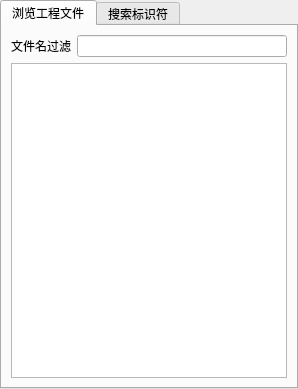
<?xml version="1.0" encoding="UTF-8"?>
<ui version="4.0">
 <class>LeftIndexWidget</class>
 <widget class="QWidget" name="LeftIndexWidget">
  <property name="geometry">
   <rect>
    <x>0</x>
    <y>0</y>
    <width>298</width>
    <height>389</height>
   </rect>
  </property>
  <property name="windowTitle">
   <string>Form</string>
  </property>
  <layout class="QVBoxLayout" name="verticalLayout_3">
   <property name="margin">
    <number>0</number>
   </property>
   <item>
    <widget class="QTabWidget" name="tabWidget_2">
     <property name="currentIndex">
      <number>0</number>
     </property>
     <widget class="QWidget" name="tab_2">
      <attribute name="title">
       <string>浏览工程文件</string>
      </attribute>
      <layout class="QVBoxLayout" name="verticalLayout_2">
       <item>
        <layout class="QHBoxLayout" name="horizontalLayout">
         <item>
          <widget class="QLabel" name="label">
           <property name="text">
            <string>文件名过滤</string>
           </property>
          </widget>
         </item>
         <item>
          <widget class="QLineEdit" name="lineEdit_fileFilter">
           <property name="inputMask">
            <string/>
           </property>
           <property name="text">
            <string/>
           </property>
          </widget>
         </item>
        </layout>
       </item>
       <item>
        <widget class="QTreeWidget" name="treeWidget">
         <property name="editTriggers">
          <set>QAbstractItemView::NoEditTriggers</set>
         </property>
         <property name="columnCount">
          <number>1</number>
         </property>
         <attribute name="headerVisible">
          <bool>false</bool>
         </attribute>
         <attribute name="headerCascadingSectionResizes">
          <bool>false</bool>
         </attribute>
         <attribute name="headerStretchLastSection">
          <bool>true</bool>
         </attribute>
         <column>
          <property name="text">
           <string notr="true">1</string>
          </property>
         </column>
        </widget>
       </item>
      </layout>
     </widget>
     <widget class="QWidget" name="tab_3">
      <attribute name="title">
       <string>搜索标识符</string>
      </attribute>
      <layout class="QVBoxLayout" name="verticalLayout_11">
       <item>
        <widget class="QGroupBox" name="groupBox_2">
         <property name="title">
          <string>搜索选项</string>
         </property>
         <layout class="QVBoxLayout" name="verticalLayout">
          <item>
           <widget class="QRadioButton" name="radioButton">
            <property name="text">
             <string>函数名</string>
            </property>
            <property name="checked">
             <bool>true</bool>
            </property>
           </widget>
          </item>
          <item>
           <widget class="QRadioButton" name="radioButton_2">
            <property name="text">
             <string>类名&amp;&amp;结构名</string>
            </property>
           </widget>
          </item>
          <item>
           <widget class="QRadioButton" name="radioButton_3">
            <property name="text">
             <string>普通标识符</string>
            </property>
           </widget>
          </item>
         </layout>
        </widget>
       </item>
       <item>
        <layout class="QHBoxLayout" name="horizontalLayout_3">
         <item>
          <widget class="QLineEdit" name="lineEdit">
           <property name="font">
            <font>
             <pointsize>10</pointsize>
            </font>
           </property>
          </widget>
         </item>
         <item>
          <widget class="QPushButton" name="pushButton">
           <property name="enabled">
            <bool>false</bool>
           </property>
           <property name="font">
            <font>
             <family>宋体</family>
             <pointsize>9</pointsize>
             <kerning>false</kerning>
            </font>
           </property>
           <property name="mouseTracking">
            <bool>false</bool>
           </property>
           <property name="autoFillBackground">
            <bool>false</bool>
           </property>
           <property name="text">
            <string>搜索</string>
           </property>
           <property name="icon">
            <iconset>
             <normaloff>E:/pica/图标/表情png/2327/可爱QQ表情图标下载1.png</normaloff>E:/pica/图标/表情png/2327/可爱QQ表情图标下载1.png</iconset>
           </property>
           <property name="checkable">
            <bool>false</bool>
           </property>
           <property name="autoExclusive">
            <bool>false</bool>
           </property>
           <property name="autoDefault">
            <bool>false</bool>
           </property>
           <property name="default">
            <bool>false</bool>
           </property>
           <property name="flat">
            <bool>false</bool>
           </property>
          </widget>
         </item>
        </layout>
       </item>
       <item>
        <widget class="QListView" name="listView">
         <property name="font">
          <font>
           <pointsize>10</pointsize>
          </font>
         </property>
        </widget>
       </item>
      </layout>
     </widget>
    </widget>
   </item>
  </layout>
 </widget>
 <resources/>
 <connections>
  <connection>
   <sender>radioButton</sender>
   <signal>clicked(bool)</signal>
   <receiver>pushButton</receiver>
   <slot>setEnabled(bool)</slot>
   <hints>
    <hint type="sourcelabel">
     <x>45</x>
     <y>60</y>
    </hint>
    <hint type="destinationlabel">
     <x>243</x>
     <y>141</y>
    </hint>
   </hints>
  </connection>
  <connection>
   <sender>radioButton_2</sender>
   <signal>clicked(bool)</signal>
   <receiver>pushButton</receiver>
   <slot>setEnabled(bool)</slot>
   <hints>
    <hint type="sourcelabel">
     <x>79</x>
     <y>88</y>
    </hint>
    <hint type="destinationlabel">
     <x>224</x>
     <y>136</y>
    </hint>
   </hints>
  </connection>
  <connection>
   <sender>radioButton_3</sender>
   <signal>clicked(bool)</signal>
   <receiver>pushButton</receiver>
   <slot>setEnabled(bool)</slot>
   <hints>
    <hint type="sourcelabel">
     <x>34</x>
     <y>107</y>
    </hint>
    <hint type="destinationlabel">
     <x>215</x>
     <y>150</y>
    </hint>
   </hints>
  </connection>
  <connection>
   <sender>lineEdit</sender>
   <signal>returnPressed()</signal>
   <receiver>pushButton</receiver>
   <slot>click()</slot>
   <hints>
    <hint type="sourcelabel">
     <x>155</x>
     <y>152</y>
    </hint>
    <hint type="destinationlabel">
     <x>237</x>
     <y>149</y>
    </hint>
   </hints>
  </connection>
 </connections>
</ui>
